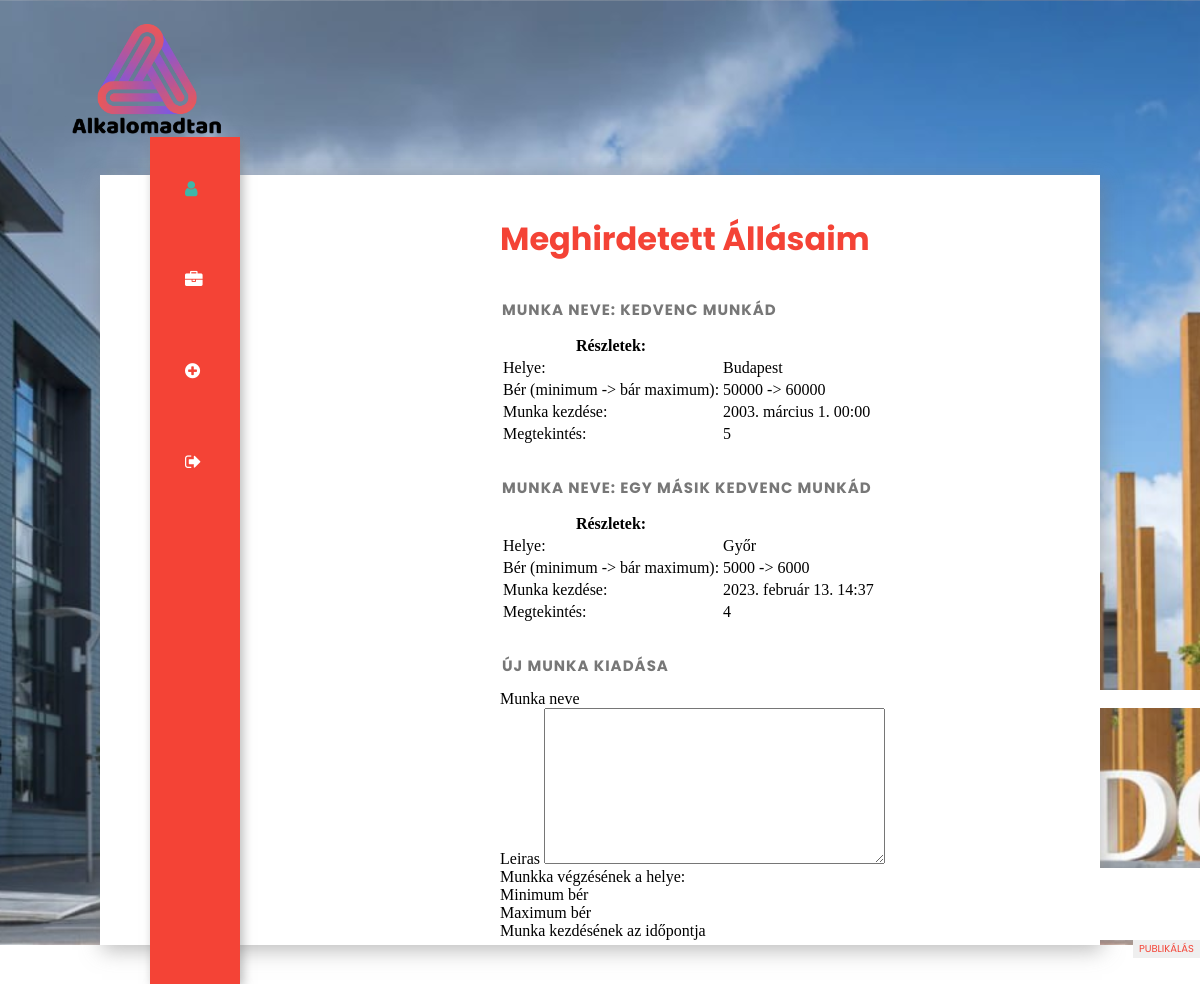
The app's page /profil/ujmunka/ (signed in), older data.
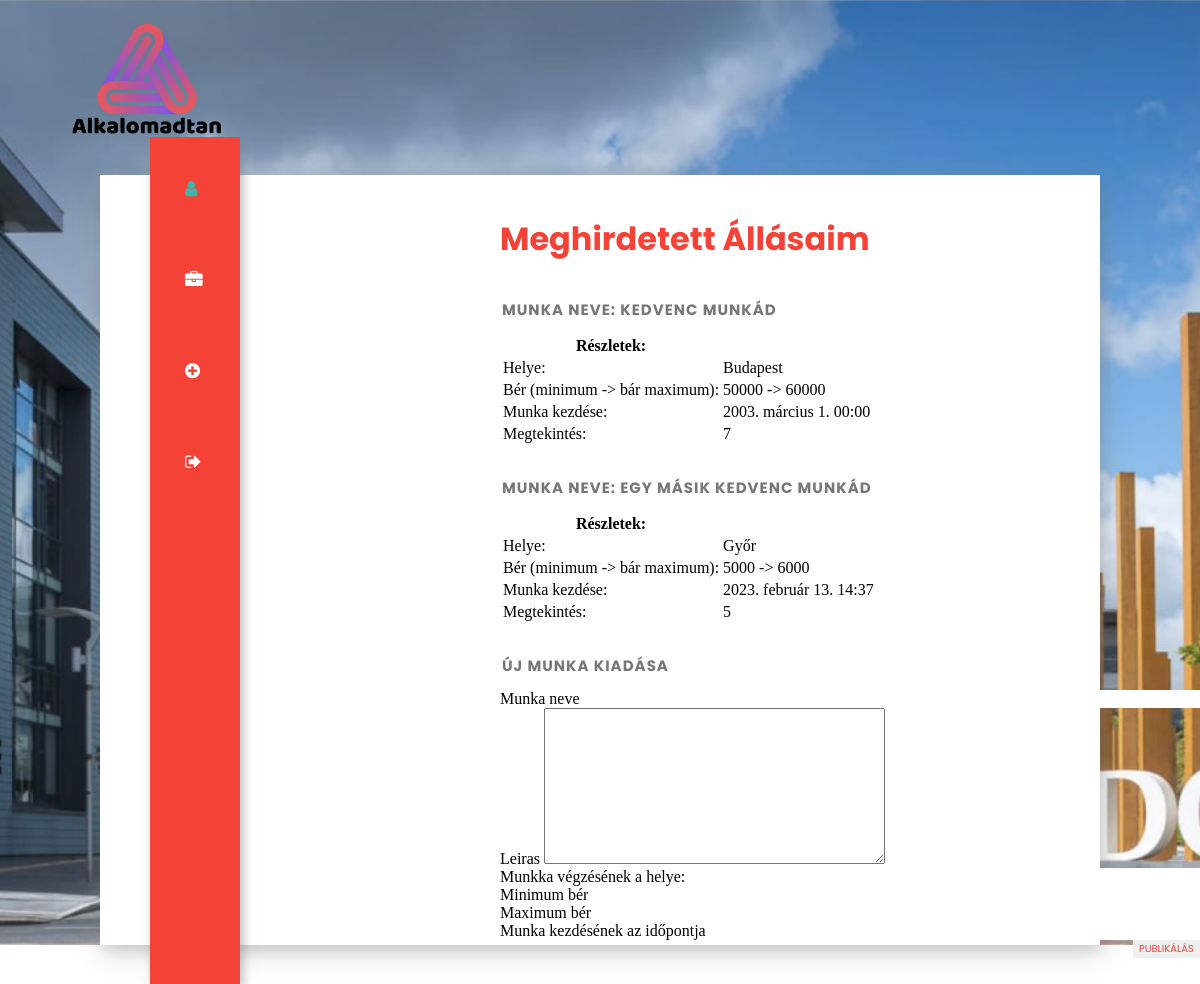
The same page, newer data.
### app/models.py (models this page shows, shortened)
class Munka(models.Model):
    class Meta:
        ordering = ["-katt"]
    nev = models.CharField(max_length=255, null=False)
    leiras = models.TextField(default="", null=False)
    helye = models.CharField(default="", max_length=255)
    katt = models.IntegerField(default=0)
    publikalo = models.ForeignKey(settings.AUTH_USER_MODEL, on_delete=models.CASCADE)
    berMin = models.IntegerField(null=False)
    berMax = models.IntegerField(null=True)
    munkaKezd = models.DateTimeField()

### app/views.py (the view)
# urls.py: path("profil/ujmunka/", views.Profil_UjMunka, name="ProfilUjMunka"),
def Profil_UjMunka(request):
    userId = request.user.id
    userUsername = request.user.username
    felhasznalo = request.user
    print(f"Profil_UjMunka(request) - {userUsername} ({userId})")
    if request.POST:
        if request.user.is_authenticated:
            ujMunkaForm = MunkaFrom(request.POST)
            if ujMunkaForm.is_valid():
                mentendo = ujMunkaForm.save(commit=False)
                mentendo.publikalo = User.objects.get(pk=request.user.id)
                mentendo.save()
                print("Mentve!")
            else:
                print("invalid form")
                print(ujMunkaForm.errors)
    else:
        ujMunkaForm = MunkaFrom()
    template = loader.get_template("app/profile/profilePageAd.html")
    munkak = None
    try:
        munkak = list(Munka.objects.filter(publikalo = request.user.id).values())
    except:
        print(traceback.format_exc())
        munkak = None
    context = {
        "cim": "Profilod",
        "felhasznalo":felhasznalo,
        "form":ujMunkaForm,
        "munka": munkak
        }
    return HttpResponse(template.render(context,request))

### app/forms.py
class MunkaFrom(ModelForm):
    class Meta:
        model = Munka
        fields = "__all__"
        exclude = ["publikalo", "katt"]
    nev = forms.CharField(label="Munka neve", max_length=250)
    leiras = forms.TextInput()
    helye = forms.CharField(label="Munkka végzésének a helye:", max_length=150)
    berMin = forms.IntegerField(label="Minimum bér")
    berMax = forms.IntegerField(label="Maximum bér")
    munkaKezd = forms.DateField(label="Munka kezdésének az időpontja")

### app/templates/app/profile/profilePageAd.html (shortened to what this page needs)
{% extends 'app/layout/commonhead3.html' %}
{% block content %}
{% load static %}
{% if felhasznalo.is_authenticated %}
    {% if munka is not None %}
    <div class="rightbox">
        <div class="profile">
            <h1>Meghirdetett Állásaim</h1>
            {% for i in munka %}
            <div>
                <h2>Munka neve: {{i.nev}}</h2>
                <table>
                    <thead>
                        <th>Részletek:</th>
                    </thead>
                    <tbody>
                        <tr>
                            <td>Helye: </td>
                            <td>{{i.helye}}</td>
                        </tr>
                        <tr>
                            <td>Bér (minimum -> bár maximum): </td>
                            <td>{{i.berMin}} -> {{i.berMax}}</td>
                        </tr>
                        <tr>
                            <td>Munka kezdése: </td>
                            <td>{{i.munkaKezd}}</td>
                        </tr>
                        <tr>
                            <td>Megtekintés: </td>
                            <td>{{i.katt}}</td>
                        </tr>
                    </tbody>
                </table>
                <br>
            </div>
            {% endfor %}
            <h2>Új munka kiadása</h2>
            <div>
<form method="POST">
{% for field in form %}
    <div class="">
        <label class="">{{ field.label }}</label>
        {{ field }}
    </div>
{% endfor %}
<input type="submit" value="Publikálás" class="btn btn-primary">
</form>
            </div>
        </div>
    </div>
    </div>
</section>
    {% endif %}
{% endif %}
{% endblock %}

### app/templates/app/layout/commonhead3.html (shortened to what this page needs)
<!DOCTYPE html>
<html lang="hu">
<head>
    {% load static %}
    <link rel="stylesheet" href="{% static 'style3.css' %}">
    <link rel="stylesheet" href="https://cdn.jsdelivr.net/npm/@fortawesome/fontawesome-free@6.2.1/css/fontawesome.min.css">
    <link rel="stylesheet" href="path/to/font-awesome/css/font-awesome.min.css">
    <link rel="stylesheet" href="https://cdnjs.cloudflare.com/ajax/libs/font-awesome/4.7.0/css/font-awesome.min.css">
</head>
<section class="header">
    <nav class="logo">
        <a href="index.html"><img src="images/logo.png" alt=""></a>
    </nav>
    <div class="container">
        <div class="leftbox links">
            <nav>
                <a href="{% url 'Profil' %}">
                    <i class="fa fa-user active"></i>
                </a>
                <a href="{% url 'ProfilJelentkezesek' %}">
                    <i class="fa fa-briefcase"></i>
                </a>
                <a href="{% url 'ProfilUjMunka' %}">
                    <i class="fa fa-plus-circle"></i>
                </a>
                <a href="{% url 'KijelentkezKerelem' %}">
                    <i class="fa fa-sign-out"></i>
                </a>
            </nav>
        </div>
{% block content %}
{% endblock %}
{% load static %}
<body>
</body>
</html>

### app/static/style3.css (style rules this page uses)
body { box-sizing: border-box; padding: 0; margin: 0; }
.header { min-height: 100vh; width: 100%; background-image: url(images/banner.jpg); background-position: center; background-size: cover; position: relative; }
.container { background-color: #fff; width: 1000px; height: 770px; margin: 0 auto; position: relative; border-top: 10px; box-shadow: 2px 5px 20px rgba(119, 119, 119, 0.5); }
.leftbox { float: left; top:-5%; left: 5%; position: absolute; width: 9%; height: 110%; background: #f44336; box-shadow: 3px 3px 10px rgba(119, 119, 119, 0.5); }
.links a { list-style: none; padding: 35px; color: #fff; font-size: 1.1em; display: block; transition: all 0.3s ease-in-out; }
.links a:first-child { margin-top: 7px; }
.active { color: #3fb6a8; }
.rightbox { float: right; width: 60%; height: 100%; }
.profile { position: absolute; width: 70%; }
h1 { font-family: 'Poppins', sans-serif; color: #f44336; font-size: 2em; margin-top: 40px; margin-bottom: 35px; }
h2 { color: #777; font-family: 'Poppins', sans-serif; width: 80%; text-transform: uppercase; font-size: 15px; letter-spacing: 1px; margin-left: 2px; }
.btn { float: right; font-family: 'Poppins', sans-serif; text-transform: uppercase; font-size: 10px; border: none; color: #f44336; }
input { float: right; font-family: 'Poppins', sans-serif; text-transform: uppercase; font-size: 10px; border: none; color: #f44336; }
.logo img { width: 150px; }
.logo { display: flex; padding: 2% 6%; justify-content: space-between; align-items: center; }

Row changes from the older to the newer data that the page shows:
changed Munka "Budapest": katt "5" → "7"
changed Munka "Győr": katt "4" → "5"
